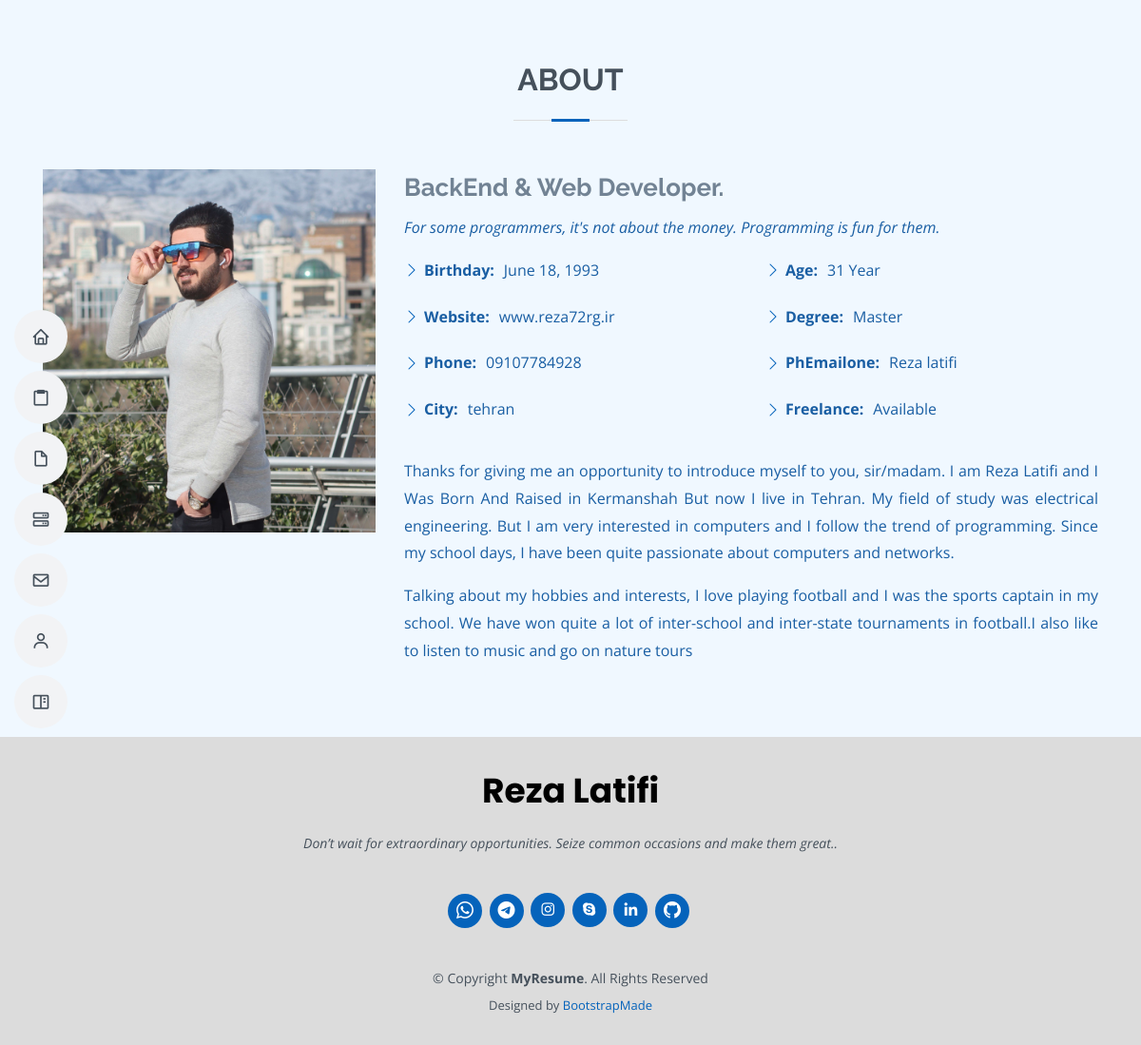
/about, run on the app's committed database.
### website/models.py (models this page shows, shortened)
class MainModel(models.Model):
    create_date = models.DateTimeField(auto_now_add=True, blank=True, null=True, verbose_name=_("create date"))
    modify_date = models.DateTimeField(auto_now=True, blank=True, null=True, verbose_name=_("modify date"))
    is_active = models.BooleanField(default=True, verbose_name=_("is active"))
    class Meta:
        abstract = True

class UserImage(MainModel):
    username = models.ForeignKey(Information, on_delete=models.CASCADE)
    image_more = models.ImageField(upload_to=UploadToPathAndRename("website"),default='website/defualt.jpg')

class Information(MainModel):
    author = models.ForeignKey(User,on_delete=models.SET_NULL,null=True)
    image = models.ImageField(upload_to=UploadToPathAndRename("website"),default='website/defualt.jpg')
    job = models.CharField(max_length=100)
    title = models.CharField(max_length=100)
    address = models.CharField(max_length=100)
    city = models.CharField(max_length=30)
    phone = models.CharField(max_length=15)
    email = models.EmailField()
    git = models.CharField(max_length=100)
    whatsapp = models.CharField(max_length=100)
    telegram = models.CharField(max_length=100)
    instagram = models.CharField(max_length=100)
    linkedin = models.CharField(max_length=100,null=True)
    website = models.CharField(max_length=100)
    birthday = models.DateField()
    degree = models.CharField(max_length=50)
    freelance = models.CharField(max_length=50)
    about_me= models.TextField()
    about_my_resume= models.TextField(null=True)
    my_works = models.CharField(max_length=255,null=True)

### website/views.py (the view)
# urls.py: path('about',about_view, name ='about'),
def about_view(request):
    img = UserImage.objects.all().first()
    context = {'img':img}
    return render(request ,'website/about.html',context)

### context_processors/context_processors.py (called while the page is built)
def MYInformation(request):
    myinformations = Information.objects.all().first()
    year,month,day = get_data(myinformations.birthday.day,myinformations.birthday.month,myinformations.birthday.year)
    return {'myinformations':myinformations,"year":year} #"month":month,"day":day

### website/Calculation_age.py (called while the page is built)
def calculate_age(birth_date, current_date):
    years = current_date.year - birth_date.year
    months = current_date.month - birth_date.month
    days = current_date.day - birth_date.day
    if days < 0:
        months -= 1
        days += get_days_in_month(birth_date.month, birth_date.year)
    if months < 0:
        years -= 1
        months += 12
    return years, months, days

def get_days_in_month(month, year):
    if month == 2:  # February
        if year % 4 == 0 and (year % 100 != 0 or year % 400 == 0):
            return 29  # Leap year
        else:
            return 28
    elif month in [4, 6, 9, 11]:  # April, June, September, November
        return 30
    else:
        return 31

def get_data(birth_day,birth_month,birth_year):
    current_date = date.today()
    birth_date = date(birth_year, birth_month, birth_day)
    if birth_date <= current_date:
        age_years, age_months, age_days = calculate_age(birth_date, current_date)
        return age_years,age_months,age_days
    else:
        return None

### templates/website/about.html (shortened to what this page needs)
{% extends 'base.html'%}
{% load static %}
{% block content%}
</head>
    <section id="about" class="about">
        <div class="container" data-aos="fade-up">
          <div class="section-title">
            <h2>About</h2>
          </div>
          <div class="row">
            <div class="col-lg-4">
              <img src="{{img.image_more.url}} " class="img-fluid" alt="">
            </div>
            <div class="col-lg-8 pt-4 pt-lg-0 content">
              <h3>{{myinformations.job}}</h3>
              <p class="fst-italic">
                {{myinformations.title}}
              </p>
              <div class="row">
                <div class="col-lg-6">
                  <ul>
                    <li><i class="bi bi-chevron-right"></i> <strong>Birthday:</strong> <span>{{myinformations.birthday}}</span></li>
                    <li><i class="bi bi-chevron-right"></i> <strong>Website:</strong> <span>{{myinformations.website}}</span></li>
                    <li><i class="bi bi-chevron-right"></i> <strong>Phone:</strong> <span>{{myinformations.phone}}</span></li>
                    <li><i class="bi bi-chevron-right"></i> <strong>City:</strong> <span>{{myinformations.city}}</span></li>
                  </ul>
                </div>
                <div class="col-lg-6">
                  <ul>
                    <li><i class="bi bi-chevron-right"></i> <strong>Age:</strong> <span>{{year}} Year </span></li>
                    <li><i class="bi bi-chevron-right"></i> <strong>Degree:</strong> <span>{{myinformations.degree}}</span></li>
                    <li><i class="bi bi-chevron-right"></i> <strong>PhEmailone:</strong> <span>{{myinformations.author.get_full_name}}</span></li>
                    <li><i class="bi bi-chevron-right"></i> <strong>Freelance:</strong> <span>{{myinformations.freelance}}</span></li>
                  </ul>
                </div>
              </div>
              <p>
              {{myinformations.about_me|safe}}
              </p>
            </div>
          </div>
        </div>
      </section>
      {% endblock %}

### static/website/css/style.css (style rules this page uses)
body { font-family: "Open Sans", sans-serif; color: #195ea3; }
h1, h2, h3, h4, h5, h6 { font-family: "Raleway", sans-serif; }
section { padding: 60px 0; overflow: hidden; }
.section-title { text-align: center; padding-bottom: 30px; }
.section-title h2 { font-size: 32px; font-weight: bold; text-transform: uppercase; margin-bottom: 20px; padding-bottom: 20px; position: relative; color: #45505b; }
.section-title h2::before { content: ""; position: absolute; display: block; width: 120px; height: 1px; background: #ddd; bottom: 1px; left: calc(50% - 60px); }
.section-title h2::after { content: ""; position: absolute; display: block; width: 40px; height: 3px; background: #0563bb; bottom: 0; left: calc(50% - 20px); }
.about .content h3 { font-weight: 700; font-size: 26px; color: #728394; }
.about .content ul { list-style: none; padding: 0; }
.about .content ul li { margin-bottom: 20px; display: flex; align-items: center; }
.about .content ul strong { margin-right: 10px; }
.about .content ul i { font-size: 16px; margin-right: 5px; color: #0563bb; line-height: 0; }

### data on the page
UserImage: image_more (picture)
Information: job "BackEnd & Web Developer.", title "For some programmers, it's not about the money. Programming is fun for them.", birthday "June 18, 1993", website "www.reza72rg.ir", phone "09107784928", city "tehran", degree "Master", author.get_full_name "Reza latifi", freelance "Available", about_me "Thanks for giving me an opportunity to introduce myself to you, sir/madam. I am Reza Latifi and I Was Born And Raised in Kermanshah But now I live in Tehran. My field of study was electrical engineering. But I am very interested in computers and I follow the trend of programming. Since my school days, I have been quite passionate about computers and networks. Talking about my hobbies and interests, I love playing football and I was the sports captain in my school. We have won quite a lot of inter-school and inter-state tournaments in football.I also like to listen to music and go on nature tours"

### other printed values
{{ year }} "31"
